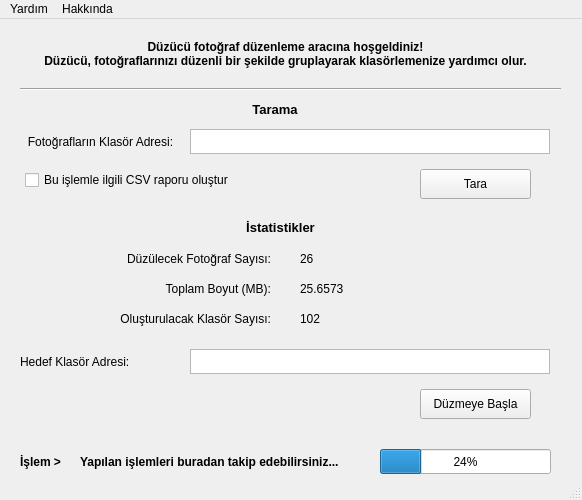
<?xml version="1.0" encoding="UTF-8"?>
<ui version="4.0">
 <class>MainWindow</class>
 <widget class="QMainWindow" name="MainWindow">
  <property name="geometry">
   <rect>
    <x>0</x>
    <y>0</y>
    <width>582</width>
    <height>500</height>
   </rect>
  </property>
  <property name="sizePolicy">
   <sizepolicy hsizetype="Fixed" vsizetype="Fixed">
    <horstretch>0</horstretch>
    <verstretch>0</verstretch>
   </sizepolicy>
  </property>
  <property name="minimumSize">
   <size>
    <width>582</width>
    <height>500</height>
   </size>
  </property>
  <property name="maximumSize">
   <size>
    <width>582</width>
    <height>500</height>
   </size>
  </property>
  <property name="acceptDrops">
   <bool>true</bool>
  </property>
  <property name="windowTitle">
   <string notr="true">Düzücü - Foto Düzenleme Aracı v1.1</string>
  </property>
  <property name="windowIcon">
   <iconset>
    <normaloff>icon.ico</normaloff>icon.ico</iconset>
  </property>
  <property name="layoutDirection">
   <enum>Qt::LeftToRight</enum>
  </property>
  <property name="autoFillBackground">
   <bool>false</bool>
  </property>
  <property name="documentMode">
   <bool>false</bool>
  </property>
  <property name="tabShape">
   <enum>QTabWidget::Rounded</enum>
  </property>
  <widget class="QWidget" name="centralwidget">
   <property name="enabled">
    <bool>true</bool>
   </property>
   <widget class="QLabel" name="introLabel">
    <property name="geometry">
     <rect>
      <x>20</x>
      <y>10</y>
      <width>531</width>
      <height>50</height>
     </rect>
    </property>
    <property name="font">
     <font>
      <pointsize>9</pointsize>
      <weight>75</weight>
      <bold>true</bold>
      <underline>false</underline>
     </font>
    </property>
    <property name="text">
     <string notr="true">Düzücü fotoğraf düzenleme aracına hoşgeldiniz!
Düzücü, fotoğraflarınızı düzenli bir şekilde gruplayarak klasörlemenize yardımcı olur.</string>
    </property>
    <property name="alignment">
     <set>Qt::AlignCenter</set>
    </property>
    <property name="wordWrap">
     <bool>false</bool>
    </property>
    <property name="margin">
     <number>5</number>
    </property>
   </widget>
   <widget class="QTextEdit" name="srcPath">
    <property name="geometry">
     <rect>
      <x>190</x>
      <y>110</y>
      <width>360</width>
      <height>25</height>
     </rect>
    </property>
    <property name="sizePolicy">
     <sizepolicy hsizetype="Fixed" vsizetype="Fixed">
      <horstretch>0</horstretch>
      <verstretch>0</verstretch>
     </sizepolicy>
    </property>
    <property name="focusPolicy">
     <enum>Qt::WheelFocus</enum>
    </property>
    <property name="acceptDrops">
     <bool>false</bool>
    </property>
    <property name="frameShape">
     <enum>QFrame::StyledPanel</enum>
    </property>
    <property name="lineWidth">
     <number>1</number>
    </property>
    <property name="verticalScrollBarPolicy">
     <enum>Qt::ScrollBarAlwaysOff</enum>
    </property>
    <property name="horizontalScrollBarPolicy">
     <enum>Qt::ScrollBarAlwaysOff</enum>
    </property>
    <property name="html">
     <string notr="true">&lt;!DOCTYPE HTML PUBLIC &quot;-//W3C//DTD HTML 4.0//EN&quot; &quot;http://www.w3.org/TR/REC-html40/strict.dtd&quot;&gt;
&lt;html&gt;&lt;head&gt;&lt;meta name=&quot;qrichtext&quot; content=&quot;1&quot; /&gt;&lt;style type=&quot;text/css&quot;&gt;
p, li { white-space: pre-wrap; }
&lt;/style&gt;&lt;/head&gt;&lt;body style=&quot; font-family:'Noto Sans'; font-size:9pt; font-weight:400; font-style:normal;&quot;&gt;
&lt;p style=&quot;-qt-paragraph-type:empty; margin-top:0px; margin-bottom:0px; margin-left:0px; margin-right:0px; -qt-block-indent:0; text-indent:0px;&quot;&gt;&lt;br /&gt;&lt;/p&gt;&lt;/body&gt;&lt;/html&gt;</string>
    </property>
   </widget>
   <widget class="QLabel" name="sourceLabel">
    <property name="geometry">
     <rect>
      <x>25</x>
      <y>110</y>
      <width>151</width>
      <height>25</height>
     </rect>
    </property>
    <property name="text">
     <string notr="true">Fotoğrafların Klasör Adresi:</string>
    </property>
    <property name="alignment">
     <set>Qt::AlignCenter</set>
    </property>
   </widget>
   <widget class="Line" name="line">
    <property name="geometry">
     <rect>
      <x>20</x>
      <y>60</y>
      <width>541</width>
      <height>20</height>
     </rect>
    </property>
    <property name="orientation">
     <enum>Qt::Horizontal</enum>
    </property>
   </widget>
   <widget class="QLabel" name="scanLabel">
    <property name="geometry">
     <rect>
      <x>250</x>
      <y>80</y>
      <width>50</width>
      <height>20</height>
     </rect>
    </property>
    <property name="font">
     <font>
      <pointsize>10</pointsize>
      <weight>75</weight>
      <bold>true</bold>
     </font>
    </property>
    <property name="text">
     <string notr="true">Tarama</string>
    </property>
    <property name="alignment">
     <set>Qt::AlignCenter</set>
    </property>
   </widget>
   <widget class="QCheckBox" name="csvCheck">
    <property name="geometry">
     <rect>
      <x>25</x>
      <y>150</y>
      <width>360</width>
      <height>22</height>
     </rect>
    </property>
    <property name="text">
     <string notr="true">Bu işlemle ilgili CSV raporu oluştur</string>
    </property>
   </widget>
   <widget class="QPushButton" name="scanButton">
    <property name="geometry">
     <rect>
      <x>420</x>
      <y>150</y>
      <width>111</width>
      <height>30</height>
     </rect>
    </property>
    <property name="text">
     <string notr="true">Tara</string>
    </property>
   </widget>
   <widget class="QLabel" name="pcountLabel">
    <property name="geometry">
     <rect>
      <x>110</x>
      <y>230</y>
      <width>161</width>
      <height>20</height>
     </rect>
    </property>
    <property name="text">
     <string notr="true">Düzülecek Fotoğraf Sayısı:</string>
    </property>
    <property name="alignment">
     <set>Qt::AlignRight|Qt::AlignTrailing|Qt::AlignVCenter</set>
    </property>
    <property name="margin">
     <number>2</number>
    </property>
   </widget>
   <widget class="QLabel" name="psizeLabel">
    <property name="geometry">
     <rect>
      <x>110</x>
      <y>260</y>
      <width>161</width>
      <height>20</height>
     </rect>
    </property>
    <property name="layoutDirection">
     <enum>Qt::LeftToRight</enum>
    </property>
    <property name="text">
     <string notr="true">Toplam Boyut (MB):</string>
    </property>
    <property name="alignment">
     <set>Qt::AlignRight|Qt::AlignTrailing|Qt::AlignVCenter</set>
    </property>
    <property name="margin">
     <number>2</number>
    </property>
   </widget>
   <widget class="QLabel" name="fcountLabel">
    <property name="geometry">
     <rect>
      <x>80</x>
      <y>290</y>
      <width>191</width>
      <height>20</height>
     </rect>
    </property>
    <property name="text">
     <string notr="true">Oluşturulacak Klasör Sayısı:</string>
    </property>
    <property name="alignment">
     <set>Qt::AlignRight|Qt::AlignTrailing|Qt::AlignVCenter</set>
    </property>
    <property name="margin">
     <number>2</number>
    </property>
   </widget>
   <widget class="QLabel" name="statsLabel">
    <property name="geometry">
     <rect>
      <x>240</x>
      <y>200</y>
      <width>81</width>
      <height>17</height>
     </rect>
    </property>
    <property name="font">
     <font>
      <pointsize>10</pointsize>
      <weight>75</weight>
      <bold>true</bold>
     </font>
    </property>
    <property name="text">
     <string notr="true">İstatistikler</string>
    </property>
    <property name="alignment">
     <set>Qt::AlignCenter</set>
    </property>
   </widget>
   <widget class="QLabel" name="targetLabel">
    <property name="geometry">
     <rect>
      <x>20</x>
      <y>330</y>
      <width>161</width>
      <height>25</height>
     </rect>
    </property>
    <property name="text">
     <string notr="true">Hedef Klasör Adresi:</string>
    </property>
   </widget>
   <widget class="QTextEdit" name="targetPath">
    <property name="geometry">
     <rect>
      <x>190</x>
      <y>330</y>
      <width>360</width>
      <height>25</height>
     </rect>
    </property>
    <property name="sizePolicy">
     <sizepolicy hsizetype="Fixed" vsizetype="Fixed">
      <horstretch>0</horstretch>
      <verstretch>0</verstretch>
     </sizepolicy>
    </property>
    <property name="focusPolicy">
     <enum>Qt::WheelFocus</enum>
    </property>
    <property name="acceptDrops">
     <bool>false</bool>
    </property>
    <property name="frameShape">
     <enum>QFrame::StyledPanel</enum>
    </property>
    <property name="lineWidth">
     <number>1</number>
    </property>
    <property name="verticalScrollBarPolicy">
     <enum>Qt::ScrollBarAlwaysOff</enum>
    </property>
    <property name="horizontalScrollBarPolicy">
     <enum>Qt::ScrollBarAlwaysOff</enum>
    </property>
    <property name="html">
     <string notr="true">&lt;!DOCTYPE HTML PUBLIC &quot;-//W3C//DTD HTML 4.0//EN&quot; &quot;http://www.w3.org/TR/REC-html40/strict.dtd&quot;&gt;
&lt;html&gt;&lt;head&gt;&lt;meta name=&quot;qrichtext&quot; content=&quot;1&quot; /&gt;&lt;style type=&quot;text/css&quot;&gt;
p, li { white-space: pre-wrap; }
&lt;/style&gt;&lt;/head&gt;&lt;body style=&quot; font-family:'Noto Sans'; font-size:9pt; font-weight:400; font-style:normal;&quot;&gt;
&lt;p style=&quot;-qt-paragraph-type:empty; margin-top:0px; margin-bottom:0px; margin-left:0px; margin-right:0px; -qt-block-indent:0; text-indent:0px;&quot;&gt;&lt;br /&gt;&lt;/p&gt;&lt;/body&gt;&lt;/html&gt;</string>
    </property>
   </widget>
   <widget class="QProgressBar" name="progressBar">
    <property name="geometry">
     <rect>
      <x>380</x>
      <y>430</y>
      <width>171</width>
      <height>25</height>
     </rect>
    </property>
    <property name="value">
     <number>24</number>
    </property>
   </widget>
   <widget class="QPushButton" name="startButton">
    <property name="geometry">
     <rect>
      <x>420</x>
      <y>370</y>
      <width>111</width>
      <height>30</height>
     </rect>
    </property>
    <property name="text">
     <string notr="true">Düzmeye Başla</string>
    </property>
   </widget>
   <widget class="QLabel" name="processLabel">
    <property name="geometry">
     <rect>
      <x>20</x>
      <y>430</y>
      <width>51</width>
      <height>25</height>
     </rect>
    </property>
    <property name="font">
     <font>
      <weight>75</weight>
      <bold>true</bold>
     </font>
    </property>
    <property name="text">
     <string notr="true">İşlem &gt;</string>
    </property>
   </widget>
   <widget class="QLabel" name="procOutLabel">
    <property name="geometry">
     <rect>
      <x>80</x>
      <y>430</y>
      <width>281</width>
      <height>25</height>
     </rect>
    </property>
    <property name="font">
     <font>
      <weight>75</weight>
      <bold>true</bold>
     </font>
    </property>
    <property name="text">
     <string notr="true">Yapılan işlemleri buradan takip edebilirsiniz...</string>
    </property>
   </widget>
   <widget class="QLabel" name="pcountOutLabel">
    <property name="geometry">
     <rect>
      <x>300</x>
      <y>230</y>
      <width>80</width>
      <height>20</height>
     </rect>
    </property>
    <property name="text">
     <string notr="true">26</string>
    </property>
   </widget>
   <widget class="QLabel" name="psizeOutLabel">
    <property name="geometry">
     <rect>
      <x>300</x>
      <y>260</y>
      <width>80</width>
      <height>20</height>
     </rect>
    </property>
    <property name="text">
     <string notr="true">25.6573</string>
    </property>
   </widget>
   <widget class="QLabel" name="fcountOutLabel">
    <property name="geometry">
     <rect>
      <x>300</x>
      <y>290</y>
      <width>80</width>
      <height>20</height>
     </rect>
    </property>
    <property name="text">
     <string notr="true">102</string>
    </property>
   </widget>
  </widget>
  <widget class="QMenuBar" name="menuBar">
   <property name="geometry">
    <rect>
     <x>0</x>
     <y>0</y>
     <width>582</width>
     <height>23</height>
    </rect>
   </property>
   <property name="defaultUp">
    <bool>false</bool>
   </property>
   <widget class="QMenu" name="helpMenu">
    <property name="tearOffEnabled">
     <bool>false</bool>
    </property>
    <property name="title">
     <string notr="true">Yardım</string>
    </property>
   </widget>
   <widget class="QMenu" name="aboutMenu">
    <property name="title">
     <string notr="true">Hakkında</string>
    </property>
   </widget>
   <addaction name="helpMenu"/>
   <addaction name="aboutMenu"/>
  </widget>
  <widget class="QStatusBar" name="statusbar"/>
 </widget>
 <resources/>
 <connections/>
</ui>
